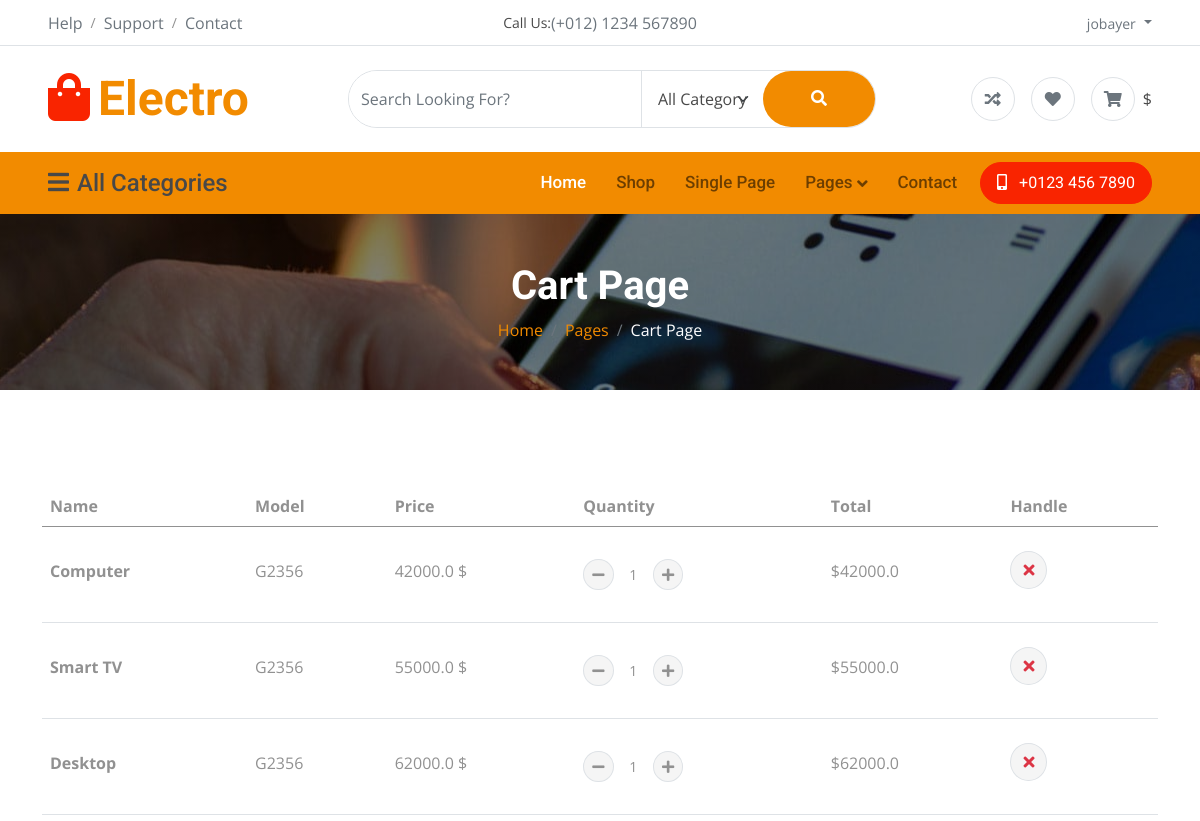
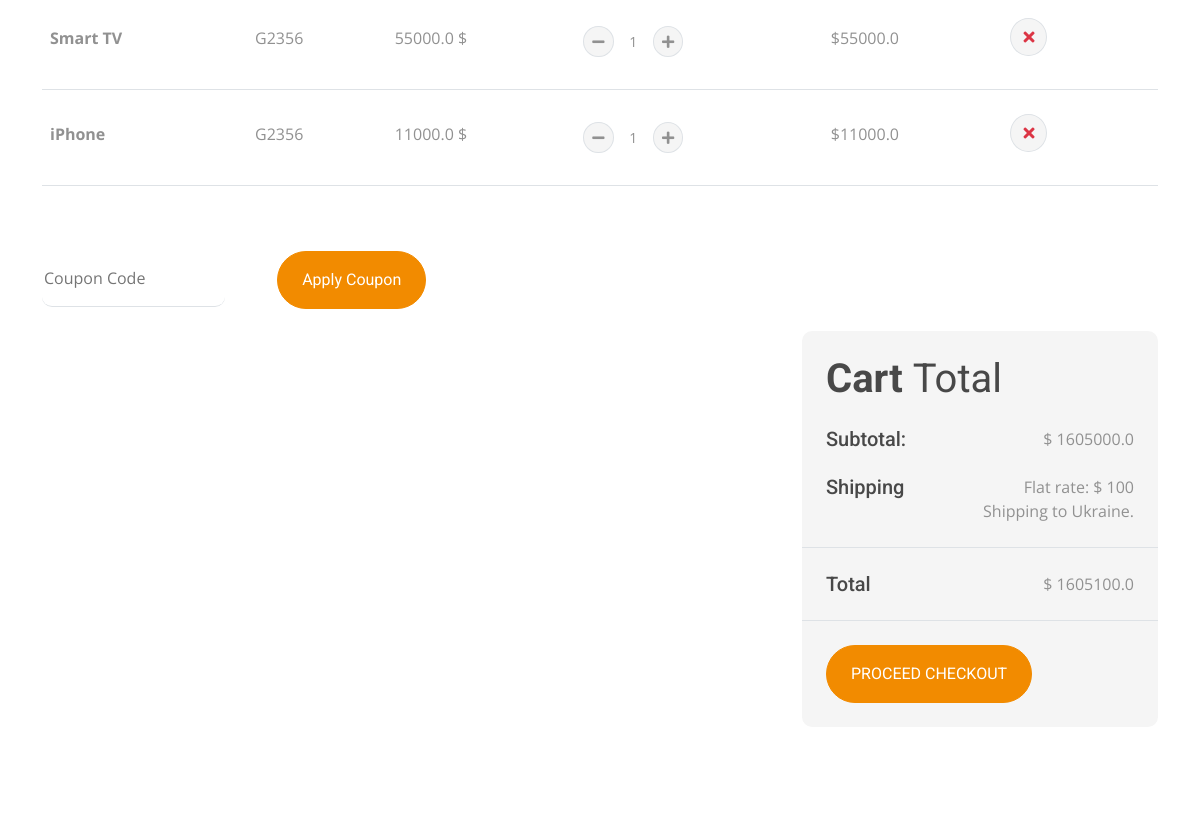
The page /cart/ (signed in, upper part) on the database as committed earlier (2 pictures, top to bottom).
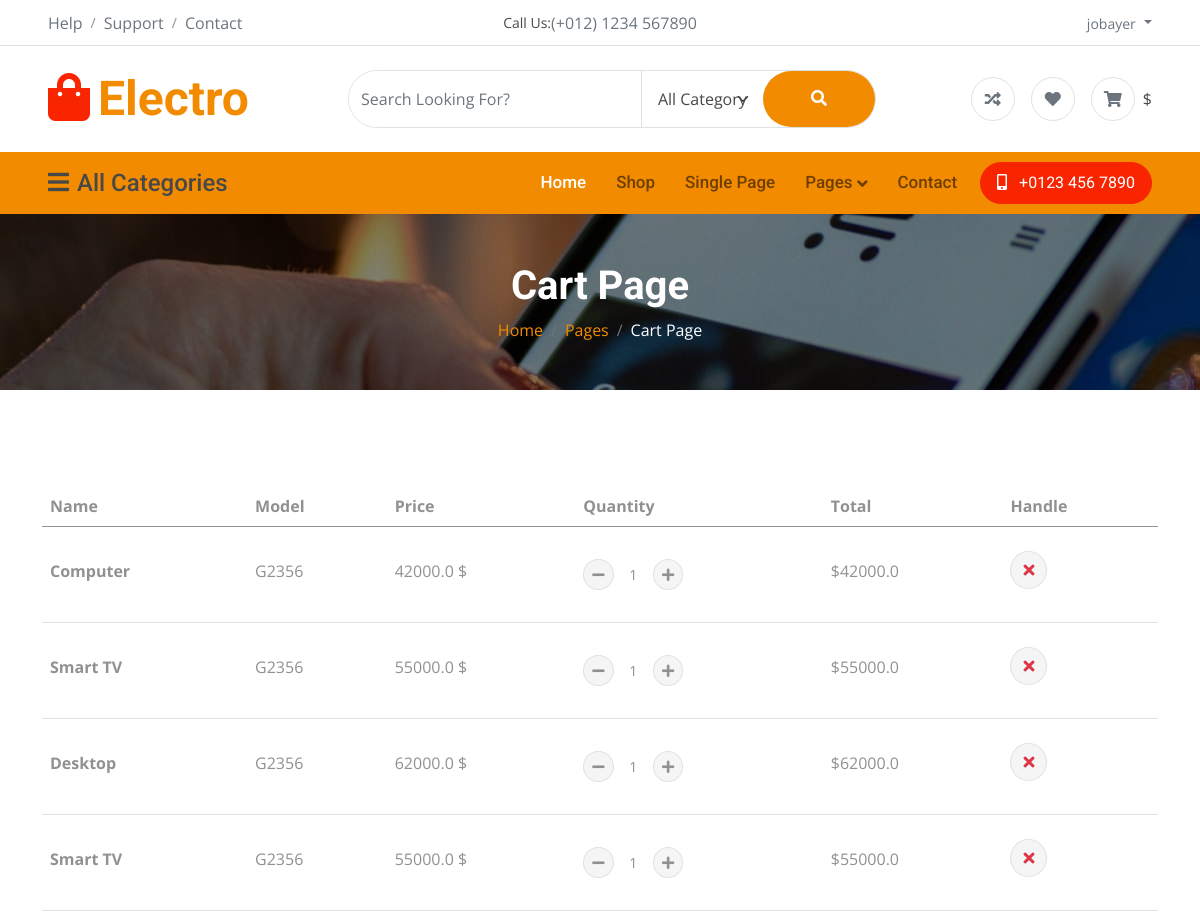
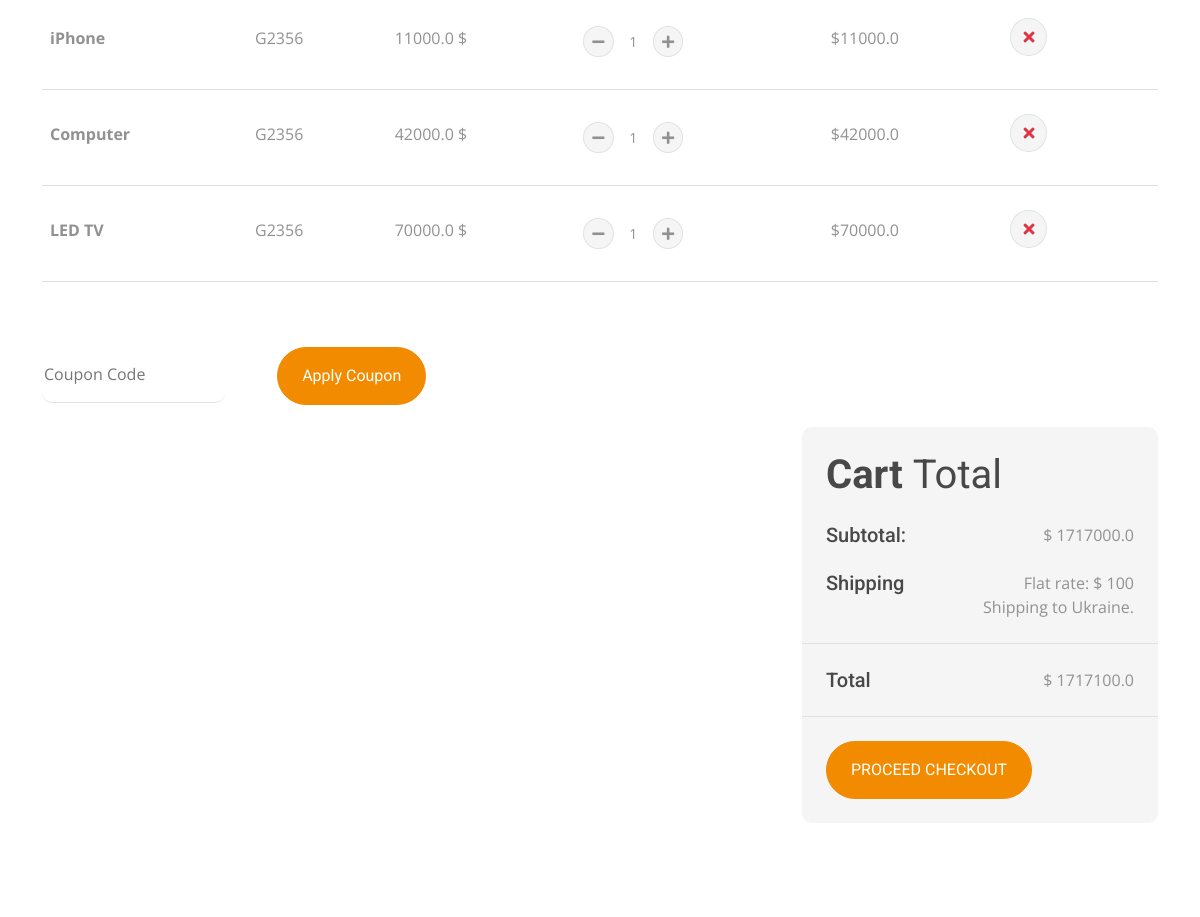
The same page on the database as committed later (2 pictures, top to bottom).
### Shop/models.py (models this page shows, shortened)
class Cart(models.Model):
    user = models.ForeignKey(User, on_delete=models.CASCADE)
    product = models.ForeignKey(Product, on_delete=models.CASCADE)
    quantity = models.PositiveIntegerField(default=1)

class Product(models.Model):
    product_name = models.CharField(max_length=100)
    selling_price = models.FloatField()
    discounted_price = models.FloatField()
    description = models.TextField()
    brand = models.CharField(max_length=100)
    category = models.CharField(choices=CATEGORY_CHOICES,max_length=5)
    product_image = models.ImageField(upload_to='productimg')
    product_status = models.TextField()

### Shop/views.py (the view)
# urls.py: path('cart/', views.show_cart, name = 'showinCart'),
def show_cart(request):
    if request.user.is_authenticated:
        username = request.user
        cart = Cart.objects.filter(user=username)
        amount = 0
        shipping_amount = 0
        cart_product = [p for p in cart]  # no need to filter again
        if cart_product:   # if cart is not empty
            for p in cart_product:
                temp_amount = p.quantity * p.product.discounted_price
                amount += temp_amount
                if amount > 0:
                    shipping_amount = 100
                else:
                    shipping_amount = 0
            total_amount = amount + shipping_amount
            return render(request, 'Shop/cart.html', {
                'carts': cart,
                'totalamount': total_amount,
                'amount': amount,
                'shippingamount':shipping_amount
            })
        else:   # if cart is empty
            return render(request, 'Shop/emptycart.html')

### Shop/templates/Shop/cart.html (shortened to what the changed rows need)
{% extends 'Shop/base.html' %}
{% load static %}
{% block main-content %}
    <div class="container-fluid page-header py-5">
        <h1 class="text-center text-white display-6 wow fadeInUp" data-wow-delay="0.1s">Cart Page</h1>
    </div>
    <div class="container-fluid py-5">
        <div class="container py-5">
            <div class="table-responsive">
                <table class="table">
                    <thead>
                        <tr>
                            <th scope="col">Name</th>
                            <th scope="col">Model</th>
                            <th scope="col">Price</th>
                            <th scope="col">Quantity</th>
                            <th scope="col">Total</th>
                            <th scope="col">Handle</th>
                        </tr>
                    </thead>
                    <tbody>
                        <tr>
                            {% for cart in carts %}
                            <th scope="row">
                                <p class="mb-0 py-4">{{cart.product.product_name}}</p>
                            </th>
                            <td>
                                <p class="mb-0 py-4">G2356</p>
                            </td>
                            <td>
                                <p class="mb-0 py-4">{{cart.product.discounted_price}} $</p>
                            </td>
                            <td>
                                <div class="input-group quantity py-4" style="width: 100px;">
                                    <div class="input-group-btn">
                                        <button class="btn btn-sm btn-minus rounded-circle bg-light border" productid="{{cart.product.id}}">
                                            <i class="fa fa-minus"></i>
                                        </button>
                                    </div>
                                    <input type="text" class="form-control form-control-sm text-center border-0"
                                        value="1">
                                    <div class="input-group-btn">
                                        <button class="btn btn-sm btn-plus rounded-circle bg-light border" productid="{{cart.product.id}}">
                                            <i class="fa fa-plus"></i>
                                        </button>
                                    </div>
                                </div>
                            </td>
                            <td>
                                <p class="mb-0 py-4 total" id="total_{{cart.product.id}}">${{cart.product.discounted_price}}</p>
                            </td>
                            <td class="py-4">
                                <button class="btn btn-md rounded-circle bg-light border">
                                    <i class="fa fa-times text-danger"></i>
                                </button>
                            </td>
                        </tr>
                        {% endfor %}
                    </tbody>
                </table>
            </div>
            <div class="row g-4 justify-content-end">
                <div class="col-sm-8 col-md-7 col-lg-6 col-xl-4">
                    <div class="bg-light rounded">
                        <div class="p-4">
                            <h1 class="display-6 mb-4">Cart <span class="fw-normal">Total</span></h1>
                            <div class="d-flex justify-content-between mb-4">
                                <h5 class="mb-0 me-4">Subtotal:</h5>
                                <p class="mb-0">$ {{amount}}</p>
                            </div>
                        </div>
                        <div class="py-4 mb-4 border-top border-bottom d-flex justify-content-between">
                            <h5 class="mb-0 ps-4 me-4">Total</h5>
                            <p class="mb-0 pe-4">$ {{totalamount}}</p>
                        </div>
                    </div>
                </div>
            </div>
        </div>
    </div>
{% endblock main-content %}

Rows that differ between the two databases and show on the page:
added Cart: product.product_name "Computer", product.discounted_price "42000.0"
added Cart: product.product_name "LED TV", product.discounted_price "70000.0"
Other text that changed with them:
{{ amount }}: "1605000.0" → "1717000.0"
{{ totalamount }}: "1605100.0" → "1717100.0"
